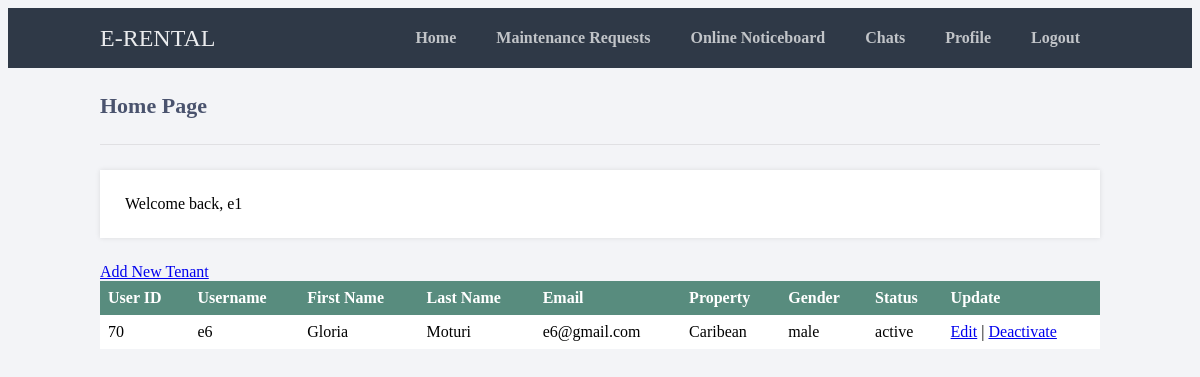
/welcome.php (signed in), run on the app's committed database.
### tables this page shows
CREATE TABLE `user` (
  `user_id` int(11) NOT NULL,
  `f_name` varchar(20) NOT NULL,
  `l_name` varchar(20) NOT NULL,
  `u_name` varchar(40) NOT NULL,
  `email` varchar(20) NOT NULL,
  `u_type` varchar(20) NOT NULL,
  `gender` varchar(10) NOT NULL,
  `psw` varchar(255) NOT NULL,
  `property` varchar(40) NOT NULL,
  `h_no` varchar(20) NOT NULL,
  `status` varchar(20) NOT NULL
);

### session.php (called while the page is built, shortened)
<?php
   include('config.php');
   $user_check = $_SESSION['login_user'];
   $ses_sql = mysqli_query($conn,"select * from user where u_name = '$user_check' ");
   $row = mysqli_fetch_array($ses_sql,MYSQLI_ASSOC);
   $login_session = $row['u_name'];
   $session_property=$row['property'];
?>

### welcome.php (the view, shortened to what this page needs)
<?php
   include("config.php");
   include('session.php');
?>
<html>
	<head>
		<link href="stylesheet.css" rel="stylesheet" type="text/css">
	</head>
	<body class="loggedin">
		<nav class="navtop">
			<div>
				<h1>E-RENTAL</h1>
				<a href="welcome.php">Home</a>
				<a href="requests.html">Maintenance Requests</a>
				<a href="posts.php">Online Noticeboard</a>
				<a href="chats.php">Chats</a>
				<a href="profile.php">Profile</a>
				<a href="logout.php">Logout</a>
			</div>
		</nav>
		<div class="content">
			<h2>Home Page</h2>
			<p>Welcome back, <?php echo $login_session; ?></p>
			<?php
   $stmt = $conn->prepare('SELECT u_type FROM user WHERE user_id = ?');
$stmt->bind_param('i', $_SESSION['user_id']);
$stmt->execute();
$stmt->bind_result($u_type);
if($u_type=='landlord')
{
	echo '<a href="add.html">Add New Tenant</a>';
	$sql="SELECT * FROM user WHERE u_type='tenant' AND property='$session_property' ";
	$result = $conn->query($sql);
	if ($result->num_rows > 0) {
	echo "<table>";
	echo "<tr><th>"."User ID"."</th><th>"."Username"."</th><th>"."First Name"."</th><th>"."Last Name"."</th><th>"."Email"."</th><th>"."Property"."</th><th>"."Gender"."</th><th>"."Status"."</th><th>"."Update"."</th></tr>";
    while($row = mysqli_fetch_array($result)) {
		echo "<tr><td>" . $row["user_id"]. "</td><td>" . $row["u_name"] . "</td><td>". $row["f_name"]. "</td><td>" .$row["l_name"]. "</td><td>" . $row["email"] . "</td><td>". $row["property"]. "</td><td>". $row["gender"]."</td><td>". $row["status"]. "</td><td>"."<a href=\"edit.php?user_id=$row[user_id]\">Edit</a> | <a href=\"delete.php?user_id=$row[user_id]\" onClick=\"return confirm('Are you sure you want to deactivate the account?')\">Deactivate</a>"."</td></tr>";
}
echo "</table>";
} else { echo "0 results"; }
    }
?>
		</div>
	</body>
</html>

### stylesheet.css (style rules this page uses)
.navtop { background-color: #2f3947; height: 60px; width: 100%; border: 0; }
.navtop div { display: flex; margin: 0 auto; width: 1000px; height: 100%; }
.navtop div h1, .navtop div a { display: inline-flex; align-items: center; }
.navtop div h1 { flex: 1; font-size: 24px; padding: 0; margin: 0; color: #eaebed; font-weight: normal; }
.navtop div a { padding: 0 20px; text-decoration: none; color: #c1c4c8; font-weight: bold; }
body.loggedin { background-color: #f3f4f7; }
.content { width: 1000px; margin: 0 auto; }
.content h2 { margin: 0; padding: 25px 0; font-size: 22px; border-bottom: 1px solid #e0e0e3; color: #4a536e; }
.content > p, .content > div { box-shadow: 0 0 5px 0 rgba(0, 0, 0, 0.1); margin: 25px 0; padding: 25px; background-color: #fff; }

### welcome.php (style rules this page uses)
table { border-collapse: collapse; width: 100%; }
th, td { text-align: left; padding: 8px; }
th { background-color: #588c7e; color: white; }
tr:nth-child(even) { background-color:white }

### data on the page
user: u_name "e1"
user: user_id "70", u_name "e6", f_name "Gloria", l_name "Moturi", email "e6@gmail.com", property "Caribean", gender "male", status "active"
